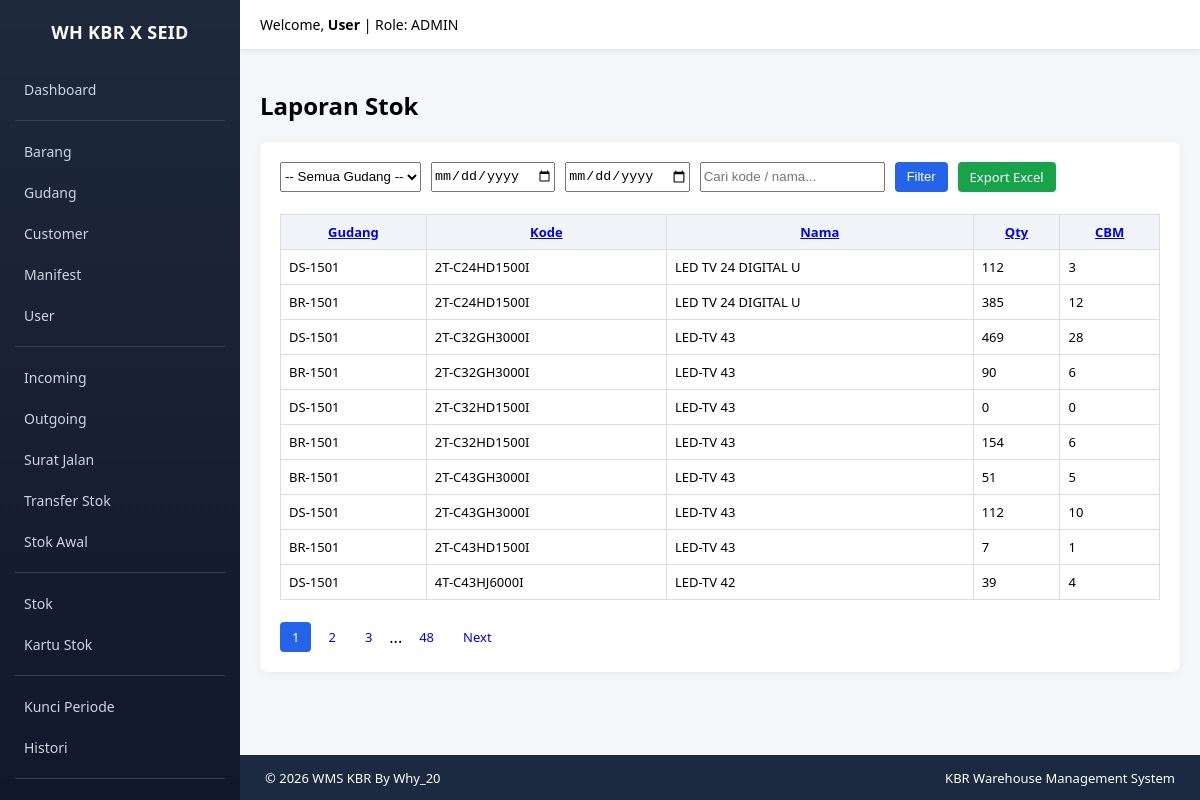
The app's page /index.php?module=reports&action=stock (signed in) with its own data.
### tables this page shows
CREATE TABLE `stocks` (
  `id` int NOT NULL,
  `warehouse_id` int DEFAULT NULL,
  `item_id` int DEFAULT NULL,
  `qty_available` int DEFAULT '0',
  `total_cbm` decimal(15,2) DEFAULT '0.00'
);

CREATE TABLE `warehouses` (
  `id` int NOT NULL,
  `name` varchar(100) NOT NULL,
  `address` text,
  `capacity_cbm` decimal(12,2) DEFAULT '0.00',
  `is_active` tinyint(1) DEFAULT '1',
  `is_deleted` tinyint(1) DEFAULT '0',
  `created_at` datetime DEFAULT CURRENT_TIMESTAMP,
  `deleted_at` datetime DEFAULT NULL
);

CREATE TABLE `items` (
  `id` int NOT NULL,
  `item_code` varchar(100) DEFAULT NULL,
  `item_name` varchar(150) DEFAULT NULL,
  `cbm` decimal(15,2) DEFAULT '0.00',
  `minimum_stock` int DEFAULT '0',
  `is_active` tinyint(1) DEFAULT '1',
  `created_at` timestamp NOT NULL DEFAULT CURRENT_TIMESTAMP,
  `is_deleted` tinyint(1) DEFAULT '0',
  `deleted_at` datetime DEFAULT NULL
);

### modules/reports/stock.php (the view, shortened to what this page needs)
<?php
global $conn;
require BASE_PATH."/modules/layout/sidebar.php";
$warehouse_id = $_GET['warehouse_id'] ?? '';
$search       = $_GET['search'] ?? '';
$date_from    = $_GET['date_from'] ?? '';
$date_to      = $_GET['date_to'] ?? '';
$sort         = $_GET['sort'] ?? 'item_code';
$order        = $_GET['order'] ?? 'ASC';
$page         = isset($_GET['page']) && $_GET['page'] > 0 ? (int)$_GET['page'] : 1;
$limit  = 10;
$offset = ($page - 1) * $limit;
$order = strtoupper($order)=='DESC'?'DESC':'ASC';
$where = "WHERE 1=1";
$totalQuery = mysqli_query($conn,"
SELECT COUNT(*) as total
FROM stocks s
JOIN items i ON s.item_id=i.id
JOIN warehouses w ON s.warehouse_id=w.id
$where
");
$totalData  = mysqli_fetch_assoc($totalQuery)['total'];
$totalPages = ceil($totalData / $limit);
$query = mysqli_query($conn,"
SELECT w.name as warehouse_name,
       i.item_code,
       i.item_name,
       s.qty_available,
       s.total_cbm
FROM stocks s
JOIN items i ON s.item_id=i.id
JOIN warehouses w ON s.warehouse_id=w.id
$where
ORDER BY $sort $order
LIMIT $limit OFFSET $offset
");
function sortLink($column,$label){
    $currentSort = $_GET['sort'] ?? '';
    $currentOrder = $_GET['order'] ?? 'ASC';
    $newOrder = ($currentSort==$column && $currentOrder=='ASC')?'DESC':'ASC';
    $query = $_GET;
    $query['sort']=$column;
    $query['order']=$newOrder;
    unset($query['page']);
    $queryStr=http_build_query($query);
    return "<a href='index.php?$queryStr'>$label</a>";
}
?>
<h2>Laporan Stok</h2>
<div class="card">
<form method="GET" style="display:flex;gap:10px;flex-wrap:wrap;">
<select name="warehouse_id">
<option value="">-- Semua Gudang --</option>
</select>
<input type="date" name="date_from" value="<?= $date_from ?>">
<input type="date" name="date_to" value="<?= $date_to ?>">
<input type="text" name="search" placeholder="Cari kode / nama..." value="<?= $search ?>">
<button class="btn btn-primary">Filter</button>
<a class="btn btn-success"
href="index.php?module=reports&action=export_stock&warehouse_id=<?= $warehouse_id ?>&search=<?= $search ?>">
Export Excel
</a>
</form>
<br>
<table>
<tr>
<th><?= sortLink('warehouse_name','Gudang') ?></th>
<th><?= sortLink('item_code','Kode') ?></th>
<th><?= sortLink('item_name','Nama') ?></th>
<th><?= sortLink('qty_available','Qty') ?></th>
<th><?= sortLink('total_cbm','CBM') ?></th>
</tr>
<?php while($row=mysqli_fetch_assoc($query)){ ?>
<tr>
<td><?= $row['warehouse_name'] ?></td>
<td><?= $row['item_code'] ?></td>
<td><?= $row['item_name'] ?></td>
<td><?= number_format($row['qty_available']) ?></td>
<td><?= number_format($row['total_cbm'],0) ?></td>
</tr>
<?php } ?>
</table>
<br>
<?php if($totalPages > 1){ ?>
<?php
$params = $_GET;
unset($params['page']);
$range = 2;
$start = max(1, $page - $range);
$end   = min($totalPages, $page + $range);
$buildUrl = function($p) use ($params){
    $params['page'] = $p;
    return "index.php?" . http_build_query($params);
};
?>
<div style="display:flex;gap:5px;flex-wrap:wrap;align-items:center;">
<?php for($i=$start;$i<=$end;$i++){ ?>
<a class="btn <?= $i==$page?'btn-primary':'' ?>"
href="<?= $buildUrl($i) ?>">
<?= $i ?>
</a>
<?php } ?>
<?php if($end < $totalPages){ ?>
<?php if($end < $totalPages-1){ ?><span>...</span><?php } ?>
<a class="btn" href="<?= $buildUrl($totalPages) ?>">
<?= $totalPages ?>
</a>
<?php } ?>
<?php if($page < $totalPages){ ?>
<a class="btn" href="<?= $buildUrl($page+1) ?>">Next</a>
<?php } ?>
</div>
<?php } ?>
</div>
</div></body></html>

### modules/layout/sidebar.php (style rules this page uses)
body { margin:0; font-family:Segoe UI, Tahoma, sans-serif; background:#f4f6f9; }
.card { background:white; padding:20px; border-radius:8px; box-shadow:0 2px 8px rgba(0,0,0,0.05); margin-bottom:20px; }
.btn { padding:6px 12px; border:none; border-radius:4px; cursor:pointer; text-decoration:none; font-size:13px; }
.btn-primary { background:#2563eb;color:white; }
.btn-success { background:#16a34a;color:white; }
table { width:100%; border-collapse:collapse; }
table th,table td { border:1px solid #ddd; padding:8px; font-size:13px; }
table th { background:#f1f5f9; }

### records on screen
stocks: warehouse.name "DS-1501", item.item_code "2T-C24HD1500I", item.item_name "LED TV 24 DIGITAL U", qty_available "112", total_cbm "3"
stocks: warehouse.name "BR-1501", item.item_code "2T-C24HD1500I", item.item_name "LED TV 24 DIGITAL U", qty_available "385", total_cbm "12"
stocks: warehouse.name "DS-1501", item.item_code "2T-C32GH3000I", item.item_name "LED-TV 43", qty_available "469", total_cbm "28"
stocks: warehouse.name "BR-1501", item.item_code "2T-C32GH3000I", item.item_name "LED-TV 43", qty_available "90", total_cbm "6"
stocks: warehouse.name "DS-1501", item.item_code "2T-C32HD1500I", item.item_name "LED-TV 43", qty_available "0", total_cbm "0"
stocks: warehouse.name "BR-1501", item.item_code "2T-C32HD1500I", item.item_name "LED-TV 43", qty_available "154", total_cbm "6"
stocks: warehouse.name "BR-1501", item.item_code "2T-C43GH3000I", item.item_name "LED-TV 43", qty_available "51", total_cbm "5"
stocks: warehouse.name "DS-1501", item.item_code "2T-C43GH3000I", item.item_name "LED-TV 43", qty_available "112", total_cbm "10"
stocks: warehouse.name "BR-1501", item.item_code "2T-C43HD1500I", item.item_name "LED-TV 43", qty_available "7", total_cbm "1"
stocks: warehouse.name "DS-1501", item.item_code "4T-C43HJ6000I", item.item_name "LED-TV 42", qty_available "39", total_cbm "4"

### other values on screen
$user "User"
$role "ADMIN"
$label "Gudang Kode Nama Qty CBM"
$totalPages "48"
$GLOBALS['__footer_html'] "© 2026 WMS KBR By Why_20 KBR Warehouse Management System"
